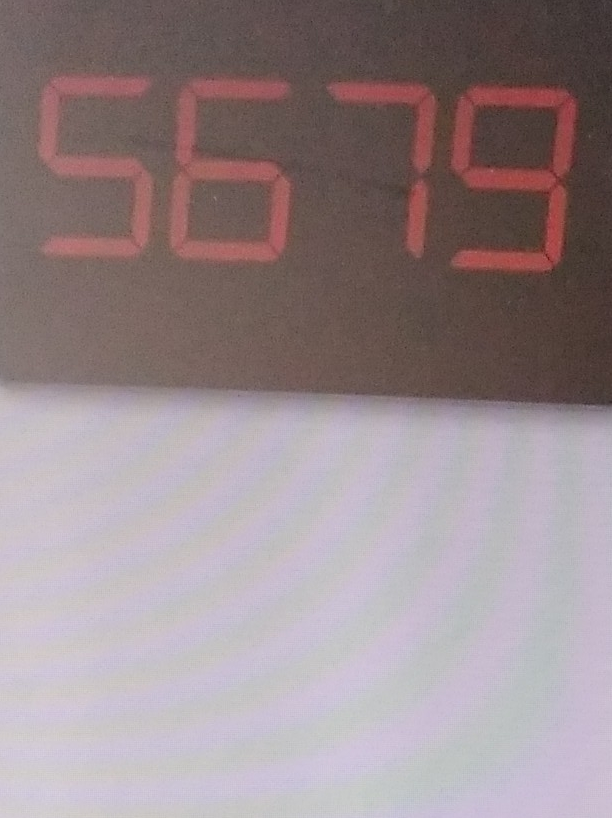
#> input picture miscellaneous_research_attempts/gaussian_blur/images/22430_20220322115422.jpg, 612 x 818 px
$ jupyter execute tess_test.ipynb
#> lines starting #> are read from the running program, lines starting #| are printed output that depends on the picture
https://towardsdatascience.com/build-optical-character-recognition-ocr-in-python-28d1c7b77da3

[cell 1]
from PIL import Image
import pytesseract
import numpy as np
from matplotlib import pyplot as plt

[cell 2]
# Function to show an image using pyplot
def show_img(img, size=12):
  fig = plt.gcf()
  fig.set_size_inches(size, size)
  plt.axis("off")
  # plt.imshow(cv2.cvtColor(img, cv2.COLOR_BGR2RGB))
  plt.imshow(img)
  plt.show()

[cell 3]
import numpy as np
import cv2

img = cv2.imread('images/22430_20220322115422.jpg')
#> img is the input picture: shape (818, 612, 3); mean B, G, R 141.3, 138, 153

norm_img = np.zeros((img.shape[0], img.shape[1]))
img2 = cv2.normalize(img, norm_img, 0, 255, cv2.NORM_MINMAX)
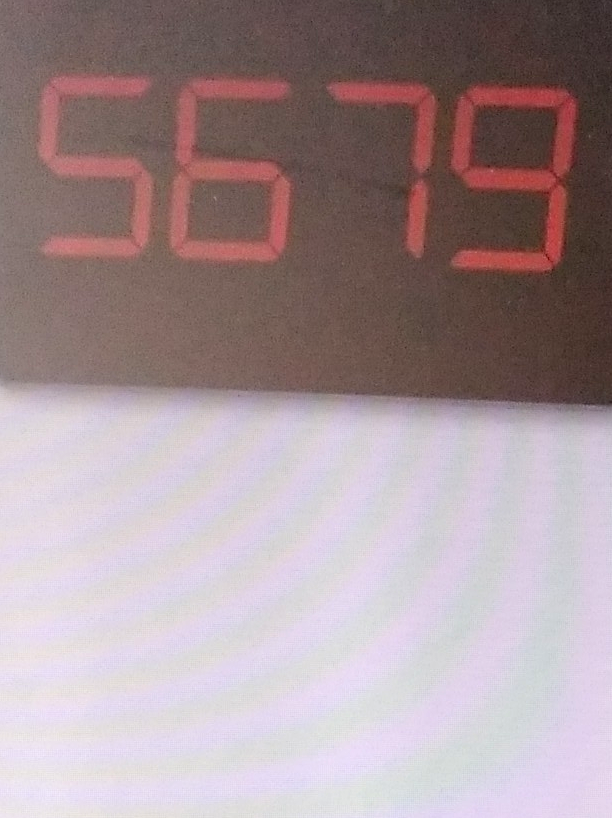
#> img2: shape (818, 612, 3); mean B, G, R 153.3, 149.3, 167.6
img3 = cv2.threshold(img2, 100, 255, cv2.THRESH_BINARY)[1]
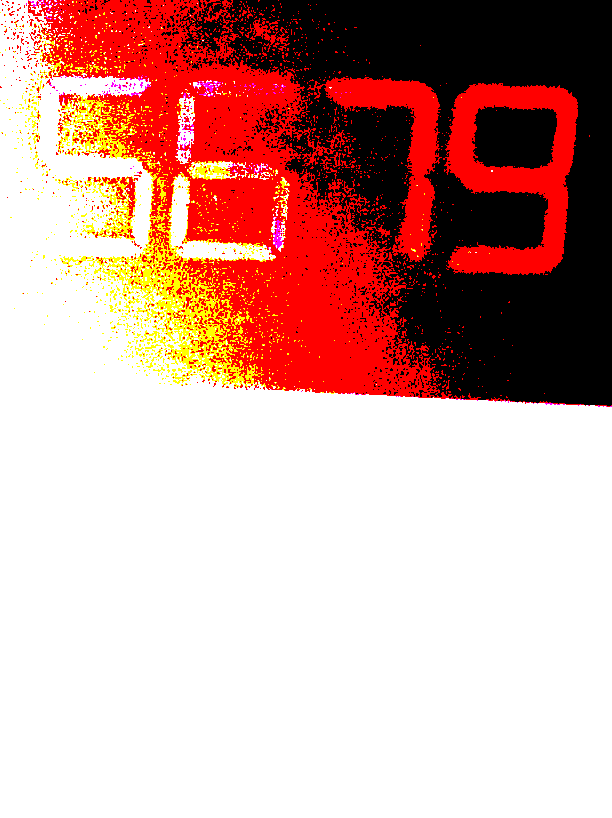
#> img3: shape (818, 612, 3); mean B, G, R 156.5, 163.4, 207.8
img4 = cv2.GaussianBlur(img3, (1, 1), 0)

show_img(img,5)
show_img(img2,5)
show_img(img3,5)
show_img(img4,5)
img2

$ run again, with miscellaneous_research_attempts/gaussian_blur/images/22319_20220321115131.jpg copied over miscellaneous_research_attempts/gaussian_blur/images/22430_20220322115422.jpg
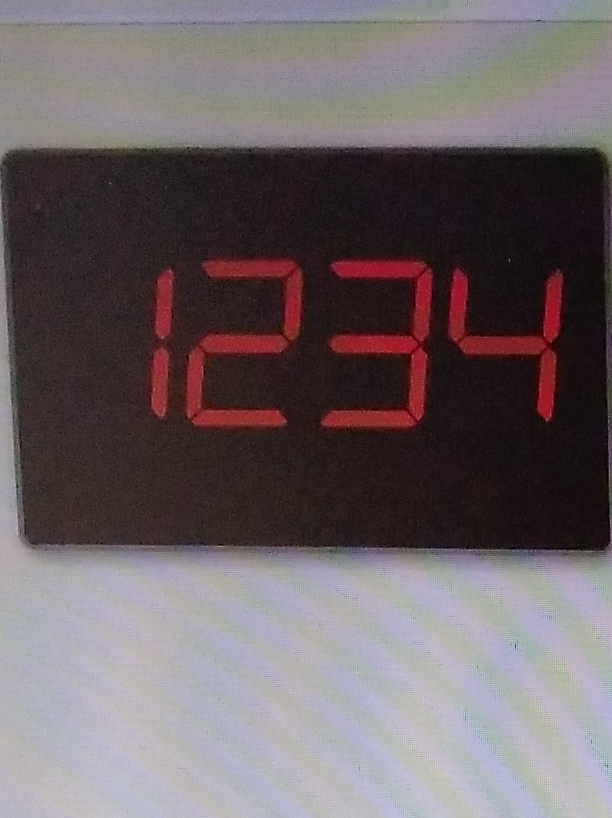
#> input picture miscellaneous_research_attempts/gaussian_blur/images/22319_20220321115131.jpg, 612 x 818 px
#> img is the input picture: shape (818, 612, 3); mean B, G, R 102.4, 98.6, 109.5
#> `img2 = cv2.normalize(img, norm_img, 0, 255, cv2.NORM_MINMAX)`:
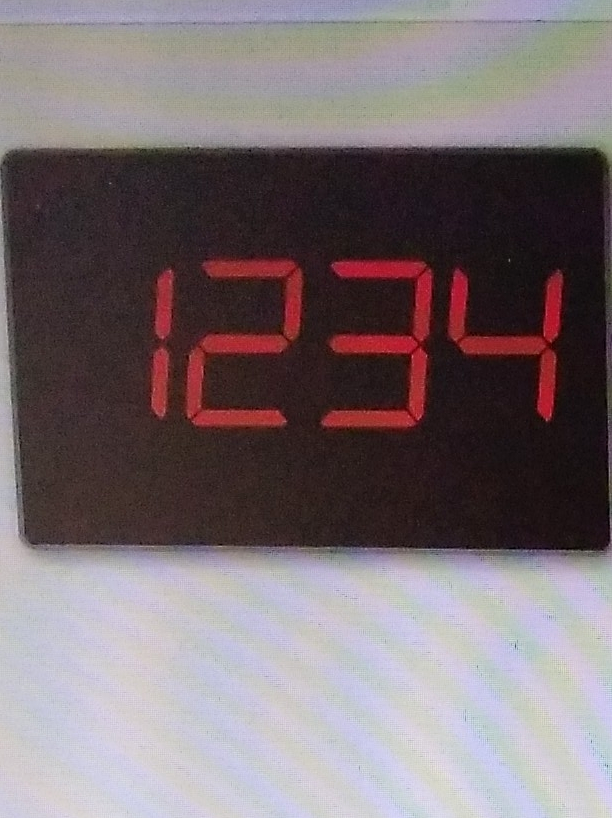
#> img2: shape (818, 612, 3); mean B, G, R 114.5, 110.3, 122.4
#> `img3 = cv2.threshold(img2, 100, 255, cv2.THRESH_BINARY)[1]`:
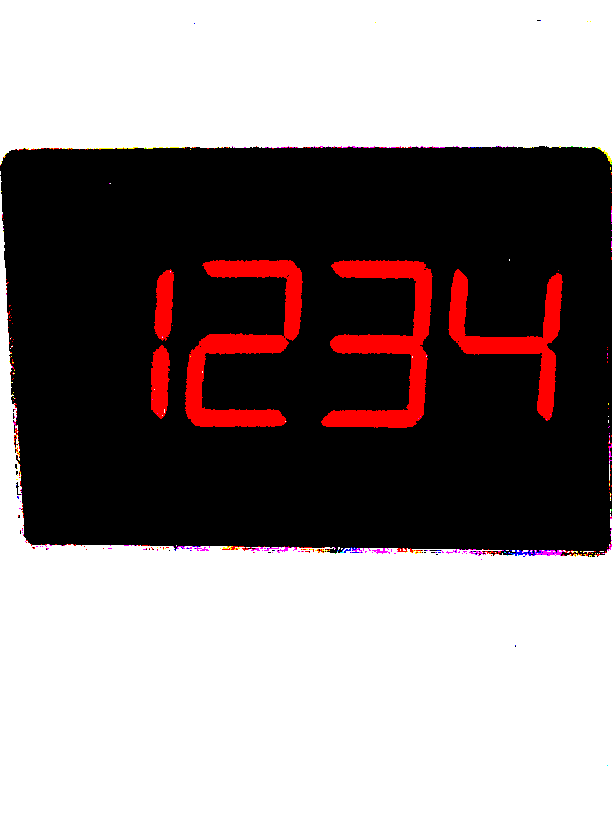
#> img3: shape (818, 612, 3); mean B, G, R 132.3, 132.1, 143
